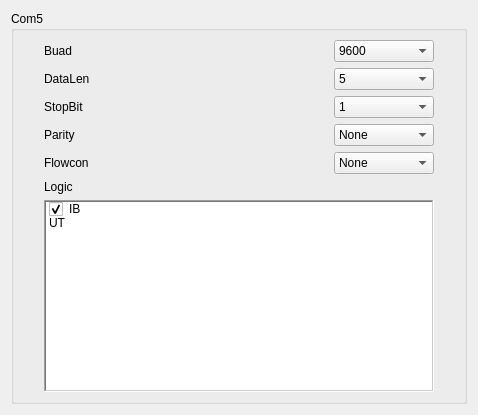
     <widget class="QWidget" name="page_Com5">
      <layout class="QVBoxLayout" name="verticalLayout_37">
       <item>
        <widget class="QGroupBox" name="Serial_Com5">
         <property name="font">
          <font>
           <weight>50</weight>
           <bold>false</bold>
          </font>
         </property>
         <property name="title">
          <string>Com5</string>
         </property>
         <property name="flat">
          <bool>true</bool>
         </property>
         <property name="checkable">
          <bool>false</bool>
         </property>
         <layout class="QVBoxLayout" name="verticalLayout_36">
          <property name="leftMargin">
           <number>30</number>
          </property>
          <property name="rightMargin">
           <number>30</number>
          </property>
          <item>
           <layout class="QHBoxLayout" name="horizontalLayout_43">
            <item>
             <widget class="QLabel" name="label_61">
              <property name="text">
               <string>Buad   </string>
              </property>
             </widget>
            </item>
            <item>
             <spacer name="horizontalSpacer_68">
              <property name="orientation">
               <enum>Qt::Horizontal</enum>
              </property>
              <property name="sizeHint" stdset="0">
               <size>
                <width>238</width>
                <height>20</height>
               </size>
              </property>
             </spacer>
            </item>
            <item>
             <widget class="QComboBox" name="Serial_Com5_Buad_Enum_Text">
              <property name="minimumSize">
               <size>
                <width>100</width>
                <height>0</height>
               </size>
              </property>
              <item>
               <property name="text">
                <string>9600</string>
               </property>
               <property name="icon">
                <iconset resource="../IDE.qrc">
                 <normaloff>:/Menu/rc/Menu/eye.png</normaloff>:/Menu/rc/Menu/eye.png</iconset>
               </property>
              </item>
              <item>
               <property name="text">
                <string>19200</string>
               </property>
               <property name="icon">
                <iconset resource="../IDE.qrc">
                 <normaloff>:/Menu/rc/Menu/eye.png</normaloff>:/Menu/rc/Menu/eye.png</iconset>
               </property>
              </item>
              <item>
               <property name="text">
                <string>38400</string>
               </property>
               <property name="icon">
                <iconset resource="../IDE.qrc">
                 <normaloff>:/Menu/rc/Menu/eye.png</normaloff>:/Menu/rc/Menu/eye.png</iconset>
               </property>
              </item>
              <item>
               <property name="text">
                <string>57600</string>
               </property>
               <property name="icon">
                <iconset resource="../IDE.qrc">
                 <normaloff>:/Menu/rc/Menu/eye.png</normaloff>:/Menu/rc/Menu/eye.png</iconset>
               </property>
              </item>
              <item>
               <property name="text">
                <string>115200</string>
               </property>
               <property name="icon">
                <iconset resource="../IDE.qrc">
                 <normaloff>:/Menu/rc/Menu/eye.png</normaloff>:/Menu/rc/Menu/eye.png</iconset>
               </property>
              </item>
              <item>
               <property name="text">
                <string>125000</string>
               </property>
               <property name="icon">
                <iconset resource="../IDE.qrc">
                 <normaloff>:/Menu/rc/Menu/eye.png</normaloff>:/Menu/rc/Menu/eye.png</iconset>
               </property>
              </item>
             </widget>
            </item>
           </layout>
          </item>
          <item>
           <layout class="QHBoxLayout" name="horizontalLayout_44">
            <item>
             <widget class="QLabel" name="label_62">
              <property name="text">
               <string>DataLen</string>
              </property>
             </widget>
            </item>
            <item>
             <spacer name="horizontalSpacer_69">
              <property name="orientation">
               <enum>Qt::Horizontal</enum>
              </property>
              <property name="sizeHint" stdset="0">
               <size>
                <width>238</width>
                <height>20</height>
               </size>
              </property>
             </spacer>
            </item>
            <item>
             <widget class="QComboBox" name="Serial_Com5_DataLen_Enum_Text">
              <property name="minimumSize">
               <size>
                <width>100</width>
                <height>0</height>
               </size>
              </property>
              <item>
               <property name="text">
                <string>5</string>
               </property>
               <property name="icon">
                <iconset resource="../IDE.qrc">
                 <normaloff>:/Menu/rc/Menu/build.png</normaloff>:/Menu/rc/Menu/build.png</iconset>
               </property>
              </item>
              <item>
               <property name="text">
                <string>6</string>
               </property>
               <property name="icon">
                <iconset resource="../IDE.qrc">
                 <normaloff>:/Menu/rc/Menu/build.png</normaloff>:/Menu/rc/Menu/build.png</iconset>
               </property>
              </item>
              <item>
               <property name="text">
                <string>7</string>
               </property>
               <property name="icon">
                <iconset resource="../IDE.qrc">
                 <normaloff>:/Menu/rc/Menu/build.png</normaloff>:/Menu/rc/Menu/build.png</iconset>
               </property>
              </item>
              <item>
               <property name="text">
                <string>8</string>
               </property>
               <property name="icon">
                <iconset resource="../IDE.qrc">
                 <normaloff>:/Menu/rc/Menu/build.png</normaloff>:/Menu/rc/Menu/build.png</iconset>
               </property>
              </item>
             </widget>
            </item>
           </layout>
          </item>
          <item>
           <layout class="QHBoxLayout" name="horizontalLayout_45">
            <item>
             <widget class="QLabel" name="label_63">
              <property name="text">
               <string>StopBit</string>
              </property>
             </widget>
            </item>
            <item>
             <spacer name="horizontalSpacer_70">
              <property name="orientation">
               <enum>Qt::Horizontal</enum>
              </property>
              <property name="sizeHint" stdset="0">
               <size>
                <width>238</width>
                <height>20</height>
               </size>
              </property>
             </spacer>
            </item>
            <item>
             <widget class="QComboBox" name="Serial_Com5_StopBit_Enum_Text">
              <property name="minimumSize">
               <size>
                <width>100</width>
                <height>0</height>
               </size>
              </property>
              <item>
               <property name="text">
                <string>1</string>
               </property>
               <property name="icon">
                <iconset resource="../IDE.qrc">
                 <normaloff>:/Menu/rc/Menu/bringtofront.png</normaloff>:/Menu/rc/Menu/bringtofront.png</iconset>
               </property>
              </item>
              <item>
               <property name="text">
                <string>1.5</string>
               </property>
               <property name="icon">
                <iconset resource="../IDE.qrc">
                 <normaloff>:/Menu/rc/Menu/bringtofront.png</normaloff>:/Menu/rc/Menu/bringtofront.png</iconset>
               </property>
              </item>
              <item>
               <property name="text">
                <string>2</string>
               </property>
               <property name="icon">
                <iconset resource="../IDE.qrc">
                 <normaloff>:/Menu/rc/Menu/bringtofront.png</normaloff>:/Menu/rc/Menu/bringtofront.png</iconset>
               </property>
              </item>
             </widget>
            </item>
           </layout>
          </item>
          <item>
           <layout class="QHBoxLayout" name="horizontalLayout_64">
            <item>
             <widget class="QLabel" name="label_64">
              <property name="text">
               <string>Parity </string>
              </property>
             </widget>
            </item>
            <item>
             <spacer name="horizontalSpacer_74">
              <property name="orientation">
               <enum>Qt::Horizontal</enum>
              </property>
              <property name="sizeHint" stdset="0">
               <size>
                <width>125</width>
                <height>17</height>
               </size>
              </property>
             </spacer>
            </item>
            <item>
             <widget class="QComboBox" name="Serial_Com5_Parity_Enum_Text">
              <property name="minimumSize">
               <size>
                <width>100</width>
                <height>0</height>
               </size>
              </property>
              <item>
               <property name="text">
                <string>None</string>
               </property>
               <property name="icon">
                <iconset resource="../IDE.qrc">
                 <normaloff>:/Menu/rc/Menu/help.png</normaloff>:/Menu/rc/Menu/help.png</iconset>
               </property>
              </item>
              <item>
               <property name="text">
                <string>Odd</string>
               </property>
               <property name="icon">
                <iconset resource="../IDE.qrc">
                 <normaloff>:/Menu/rc/Menu/help.png</normaloff>:/Menu/rc/Menu/help.png</iconset>
               </property>
              </item>
              <item>
               <property name="text">
                <string>Even</string>
               </property>
               <property name="icon">
                <iconset resource="../IDE.qrc">
                 <normaloff>:/Menu/rc/Menu/help.png</normaloff>:/Menu/rc/Menu/help.png</iconset>
               </property>
              </item>
              <item>
               <property name="text">
                <string>Mark</string>
               </property>
               <property name="icon">
                <iconset resource="../IDE.qrc">
                 <normaloff>:/Menu/rc/Menu/help.png</normaloff>:/Menu/rc/Menu/help.png</iconset>
               </property>
              </item>
              <item>
               <property name="text">
                <string>Space</string>
               </property>
               <property name="icon">
                <iconset resource="../IDE.qrc">
                 <normaloff>:/Menu/rc/Menu/help.png</normaloff>:/Menu/rc/Menu/help.png</iconset>
               </property>
              </item>
             </widget>
            </item>
           </layout>
          </item>
          <item>
           <layout class="QHBoxLayout" name="horizontalLayout_68">
            <item>
             <widget class="QLabel" name="label_65">
              <property name="text">
               <string>Flowcon</string>
              </property>
             </widget>
            </item>
            <item>
             <spacer name="horizontalSpacer_75">
              <property name="orientation">
               <enum>Qt::Horizontal</enum>
              </property>
              <property name="sizeHint" stdset="0">
               <size>
                <width>125</width>
                <height>17</height>
               </size>
              </property>
             </spacer>
            </item>
            <item>
             <widget class="QComboBox" name="Serial_Com5_Flowcon_Enum_Text">
              <property name="minimumSize">
               <size>
                <width>100</width>
                <height>0</height>
               </size>
              </property>
              <item>
               <property name="text">
                <string>None</string>
               </property>
               <property name="icon">
                <iconset resource="../IDE.qrc">
                 <normaloff>:/Menu/rc/Menu/fail.png</normaloff>:/Menu/rc/Menu/fail.png</iconset>
               </property>
              </item>
              <item>
               <property name="text">
                <string>HardWare</string>
               </property>
               <property name="icon">
                <iconset resource="../IDE.qrc">
                 <normaloff>:/Menu/rc/Menu/comm.ico</normaloff>:/Menu/rc/Menu/comm.ico</iconset>
               </property>
              </item>
              <item>
               <property name="text">
                <string>SoftWare</string>
               </property>
               <property name="icon">
                <iconset resource="../IDE.qrc">
                 <normaloff>:/Menu/rc/Menu/ftp.png</normaloff>:/Menu/rc/Menu/ftp.png</iconset>
               </property>
              </item>
             </widget>
            </item>
           </layout>
          </item>
          <item>
           <widget class="QLabel" name="label_37">
            <property name="text">
             <string>Logic</string>
            </property>
           </widget>
          </item>
          <item>
           <widget class="UpSelecQListWidget" name="Serial_Com5_Logic_Check_Item">
            <property name="frameShape">
             <enum>QFrame::WinPanel</enum>
            </property>
            <property name="selectionMode">
             <enum>QAbstractItemView::MultiSelection</enum>
            </property>
            <item>
             <property name="text">
              <string>IB</string>
             </property>
             <property name="checkState">
              <enum>Checked</enum>
             </property>
             <property name="icon">
              <iconset resource="../IDE.qrc">
               <normaloff>:/Menu/rc/Menu/chat.png</normaloff>:/Menu/rc/Menu/chat.png</iconset>
             </property>
            </item>
            <item>
             <property name="text">
              <string>UT</string>
             </property>
             <property name="checkState">
              <enum>Unchecked</enum>
             </property>
             <property name="icon">
              <iconset resource="../IDE.qrc">
               <normaloff>:/Menu/rc/Menu/chat.png</normaloff>:/Menu/rc/Menu/chat.png</iconset>
             </property>
            </item>
           </widget>
          </item>
         </layout>
        </widget>
       </item>
      </layout>
     </widget>
